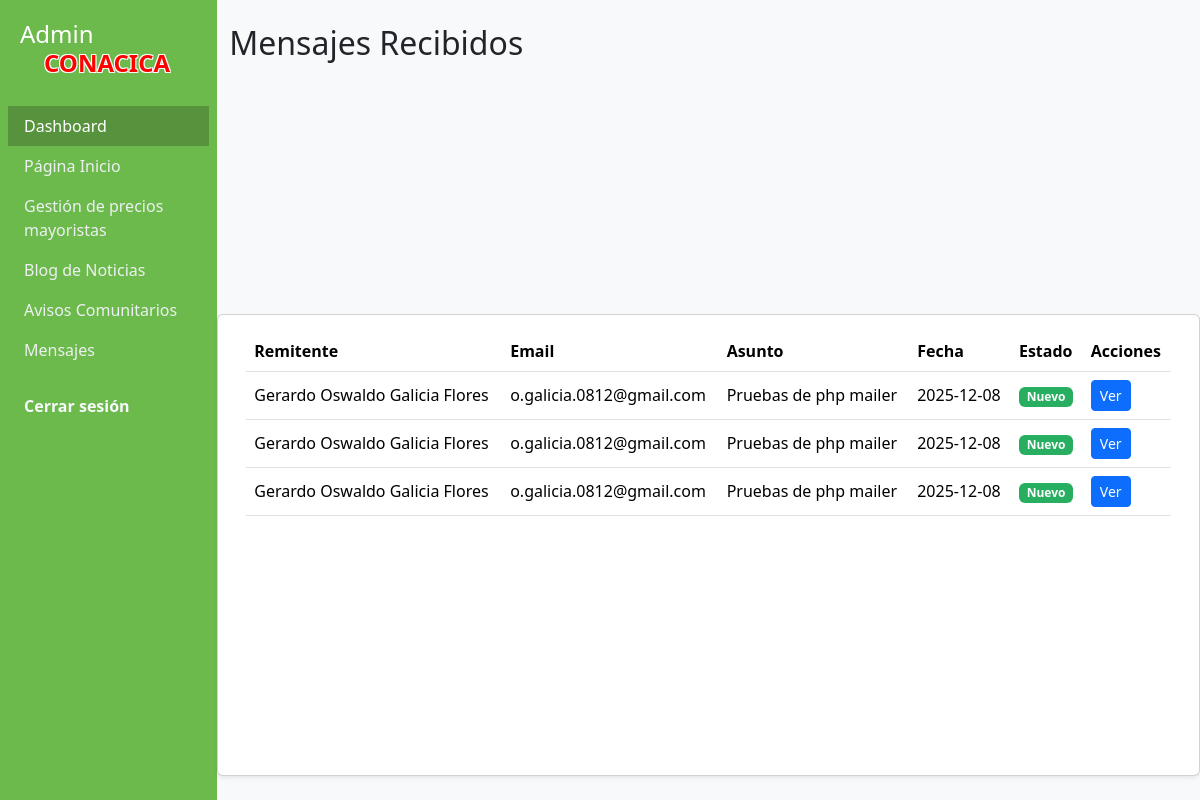
The page /admin-mensajes.php (signed in) on the database as committed earlier.
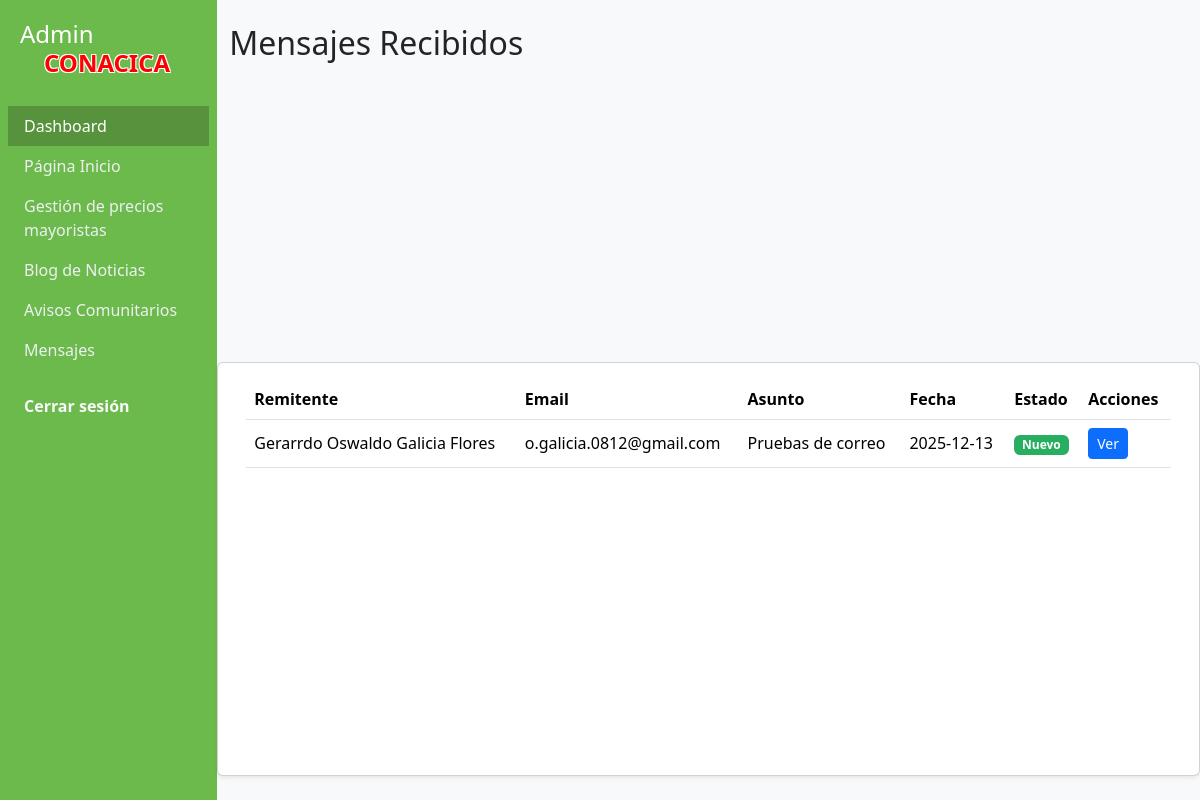
The same page on the database as committed later.
### tables this page shows
CREATE TABLE `correos` (
  `id` int(11) NOT NULL AUTO_INCREMENT,
  `nombre` varchar(150) NOT NULL,
  `email` varchar(100) NOT NULL,
  `asunto` varchar(100) NOT NULL,
  `mensaje` varchar(400) NOT NULL,
  `fecha` date NOT NULL,
  `estado` enum('Nuevo','Visto') DEFAULT 'Nuevo',
  PRIMARY KEY (`id`)
);

### admin-mensajes.php (the view, shortened to what this page needs)
<?php
    $conn = connection();
    if( !isset( $_SESSION['userId'] ) || empty( $_SESSION['userId'] ) ){
        header( "Location: /" );
        exit;
    } else {
        $userId = $_SESSION['userId'];
    }
    $sql = "SELECT * FROM users WHERE id = :userId ";
    $stmt = $conn -> prepare($sql);
    $stmt -> execute( [ 'userId' => $userId ] );
?>
<!DOCTYPE html>
<html lang="es">
<head>
    <link href="./src/css/bootstrap.min.css" rel="stylesheet" />
    <link rel="stylesheet" href="./src/css/style.css">
</head>
<body class="bg-light body-admin ">
    <?php include 'admin-menu.php'; ?>
<div class="container row py-4">
    <h2 class="mb-4">Mensajes Recibidos</h2>
    <div class="card shadow-sm">
        <div class="card-body">
            <div class="table-responsive">
                <table class="table table-hover align-middle">
                    <thead>
                        <tr>
                            <th>Remitente</th>
                            <th>Email</th>
                            <th>Asunto</th>
                            <th>Fecha</th>
                            <th>Estado</th>
                            <th>Acciones</th>
                        </tr>
                    </thead>
                    <?php
                        $sql = 'SELECT * FROM correos ORDER BY fecha DESC';
                        try{
                            $stmt = $conn -> prepare( $sql );
                            $stmt -> execute();
                        } catch( PDOException $e ) {
                            echo '<p>Hubo un problema al intentar cargar los correos.</p>';
                        }
                    ?>
                    <tbody>
                        <?php while ( $res = $stmt -> fetch() ): ?>
                        <tr
                            data-id = "<?= $res['id'] ?>?>"
                            data-nombre = "<?=  htmlspecialchars( $res['nombre'] ) ?>"
                            data-email = "<?=  htmlspecialchars( $res['email'] ) ?>"
                            data-asunto = "<?= htmlspecialchars( $res['asunto'] ) ?>"
                            data-mensaje = "<?= htmlspecialchars( $res['mensaje'] ) ?>"
                            data-fecha = "<?= htmlspecialchars( $res['fecha'] ) ?>"
                        >
                            <td><?php echo $res['nombre'] ?></td>
                            <td><?php echo $res['email'] ?></td>
                            <td><?php echo $res['asunto'] ?></td>
                            <td><?php echo $res['fecha'] ?></td>
                            <td><span class="badge badge-nuevo">Nuevo</span></td>
                            <td>
                                <button class="btn btn-primary btn-sm btn-ver">
                                    Ver
                                </button>
                            </td>
                        </tr>
                        <?php endwhile; ?>
                    </tbody>
                </table>
            </div>
        </div>
    </div>
</div>
</body>
</html>

Rows that differ between the two databases and show on the page:
removed correos: nombre "Gerardo Oswaldo Galicia Flores", email "o.galicia.0812@gmail.com", asunto "Pruebas de php mailer", fecha "2025-12-08"
removed correos: nombre "Gerardo Oswaldo Galicia Flores", email "o.galicia.0812@gmail.com", asunto "Pruebas de php mailer", fecha "2025-12-08"
removed correos: nombre "Gerardo Oswaldo Galicia Flores", email "o.galicia.0812@gmail.com", asunto "Pruebas de php mailer", fecha "2025-12-08"
added correos: nombre "Gerarrdo Oswaldo Galicia Flores", email "o.galicia.0812@gmail.com", asunto "Pruebas de correo", fecha "2025-12-13"
